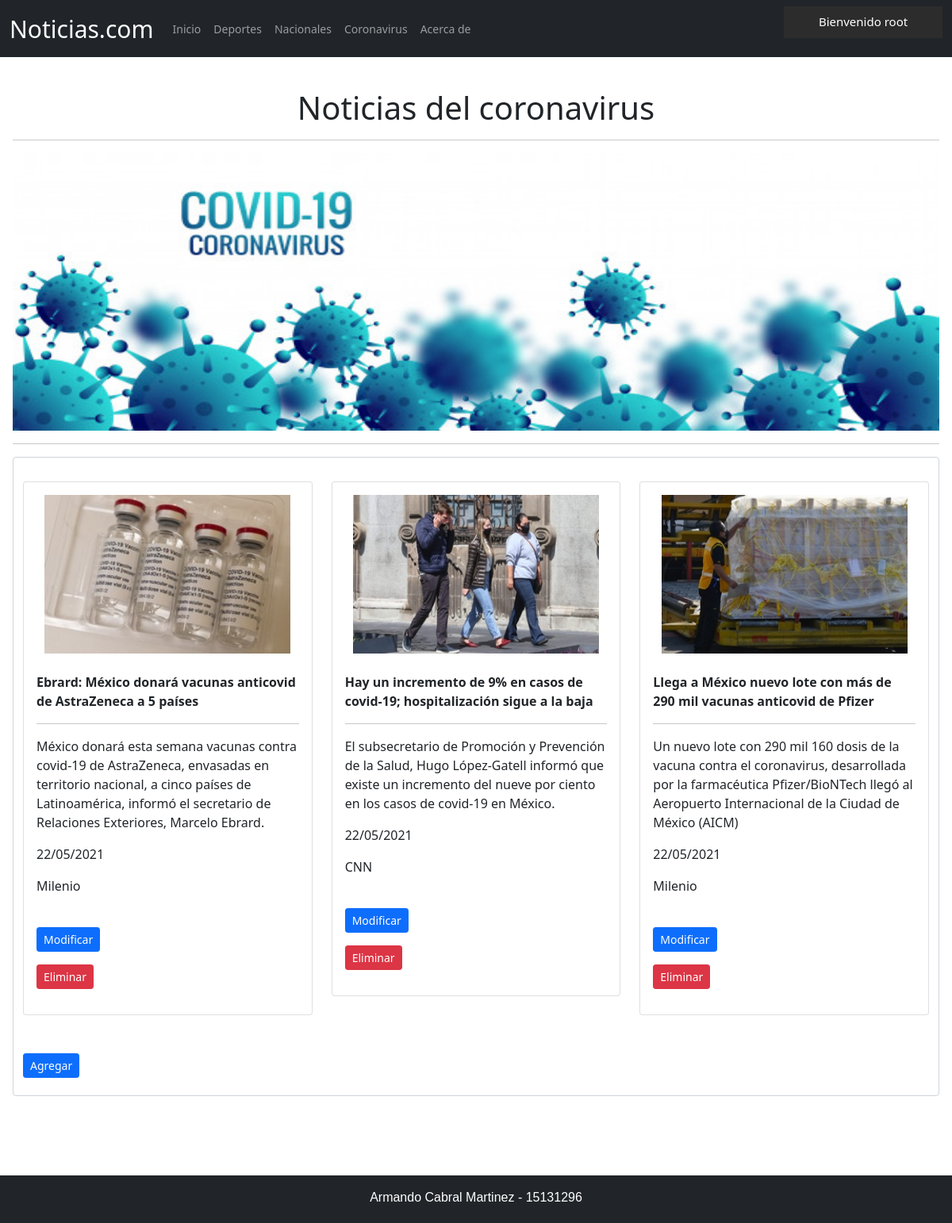
The app's page /accounts/corona (signed in) with its own data.
### noticias/models.py (models this page shows, shortened)
class corona (models.Model):
	nombre = models.CharField(default = "",null=True,max_length = 200)
	descripcion = models.CharField(default = "",null=True,max_length = 200)
	fuente = models.CharField(default = "",null=True,max_length = 200)
	fecha = models.CharField(default = "",null=True,max_length = 200)
	imagen = models.ImageField(upload_to = "imagen" , null="True")

### noticias/views.py (the view)
# urls.py: path('corona',CoronaPageView.as_view(),name = 'corona'),
class CoronaPageView(ListView):
	model = corona
	template_name = 'corona.html'
	context_object_name = 'docs_list'

### noticias/templates/corona.html
{% extends 'base.html' %}
{% block content %}
{% load static %}
<div class="p-3">
	<br>
	<center><h1>Noticias del coronavirus</h1><hr></center>
	<div class="row">
	<img src="{% static 'files/bannerCorona.jpg' %}" height="350px"
	    	width="930px">
	</div><hr>
	<form class="form-control">
		<div class="row">
				{% for corona in docs_list %}
				<div class=col-md-4>
                    <br>
                    <div class="card">
                    	<div class="card-body">
                    		<center><img src="{{ corona.imagen.url }}" height="200" width="310"></center><br>
					        <strong><p>{{ corona.nombre }}</p></strong><hr>
					        <p>{{ corona.descripcion }}</p>
					        <p>{{ corona.fecha }}</p>
					        <p>{{ corona.fuente }}</p>
		                    <br>
					        <p><a  class= "btn btn-primary btn-sm" href="{% url 'modificarCorona' corona.id  %}">Modificar</a></p>
					        <p><a  class= "btn btn-danger btn-sm" href="{% url 'eliminarCorona' corona.id  %}">Eliminar</a></p>
                    	</div>
                    </div>
				</div>
	    		{% endfor %}
		</div><br><br>
			    		<p><a  class= "btn btn-primary btn-sm" href="{% url 'agregarCorona' %}">Agregar</a></p>
	</form>
	<br><br><br>
</div>
{% endblock content %}

### noticias/templates/base.html (shortened to what this page needs)
{% load static %}
<!DOCTYPE html>
<html style="min-height: 100%;
  position: relative;">
<head>
	<link href="https://cdn.jsdelivr.net/npm/bootstrap@5.0.0-beta3/dist/css/bootstrap.min.css" rel="stylesheet">
	<link rel="stylesheet" type="text/css" href="{% static 'css/main.css' %}">
</head>
<header>
	<nav class="navbar navbar-expand-lg navbar-dark bg-dark">
	  <div class="container-fluid">
	    <a class="navbar-brand" href="{% url 'home' %}"  style="font-size: 30px;">Noticias.com</a>
	    <div class="collapse navbar-collapse" id="navbarNavAltMarkup">
	      <div class="navbar-nav">
	        <a class="nav-link " href="{% url 'home' %}">Inicio</a>
	        <a class="nav-link " href="{% url 'deportes' %}">Deportes</a>
	        <a class="nav-link " href="{% url 'nacionales' %}">Nacionales</a>
	        <a class="nav-link " href="{% url 'corona' %}">Coronavirus</a>
	        <a class="nav-link " href="{% url 'acerca' %}">Acerca de</a>
	      </div>
	  	</div>
	    {% if user.is_authenticated %}
	    <nav>
	    	<ul>
		        <li><a href="#" style="font-size: 15px; text-align: center;" >Bienvenido {{ user.username }}</a>
		        </li>
		    </ul>
		</nav>
	    {% else %}
	      <a class="nav-link active" aria-current="page" href="{% url 'login' %}"  style="color: #ffffff;">Iniciar sesion</a>
		  <a class="nav-link active" aria-current="page" href="{% url 'registrar' %}"  style="color: #ffffff;">Registrate</a>
	    {% endif %}
	</nav>
</header>
<body style="margin-bottom: 50;">
	{% block content %}
	{% endblock content %}
</body><br><br><br>
<footer class="bg-dark text-white footer" style="position: absolute; bottom: 0;
      width: 100%;
      height: 60px;">
	<p>Armando Cabral Martinez - 15131296</p>
</footer>
</html>

### static/css/main.css (style rules this page uses)
.footer { text-align: center; font-family: sans-serif; padding: 1em; position: absolute; bottom: 0; width: 100%; height: 40px; }
nav { align-content: center; }
nav a { box-sizing:border-box; font-size:0; text-decoration:none; color:inherit; font-size:14px; }
nav li { display:inline-block; width:200px; height:40px; padding:5px 10px; background-color:#2C2C2C; border:2px solid #2C2C2C; text-align:center; color:#fff; position:relative; }

### records on screen
corona: imagen (picture), nombre "Ebrard: México donará vacunas anticovid de AstraZeneca a 5 países", descripcion "México donará esta semana vacunas contra covid-19 de AstraZeneca, envasadas en territorio nacional, a cinco países de Latinoamérica, informó el secretario de Relaciones Exteriores, Marcelo Ebrard.", fecha "22/05/2021", fuente "Milenio"
corona: imagen (picture), nombre "Hay un incremento de 9% en casos de covid-19; hospitalización sigue a la baja", descripcion "El subsecretario de Promoción y Prevención de la Salud, Hugo López-Gatell informó que existe un incremento del nueve por ciento en los casos de covid-19 en México.", fecha "22/05/2021", fuente "CNN"
corona: imagen (picture), nombre "Llega a México nuevo lote con más de 290 mil vacunas anticovid de Pfizer", descripcion "Un nuevo lote con 290 mil 160 dosis de la vacuna contra el coronavirus, desarrollada por la farmacéutica Pfizer/BioNTech llegó al Aeropuerto Internacional de la Ciudad de México (AICM)", fecha "22/05/2021", fuente "Milenio"

### other values on screen
{{ user.username }} "root"
